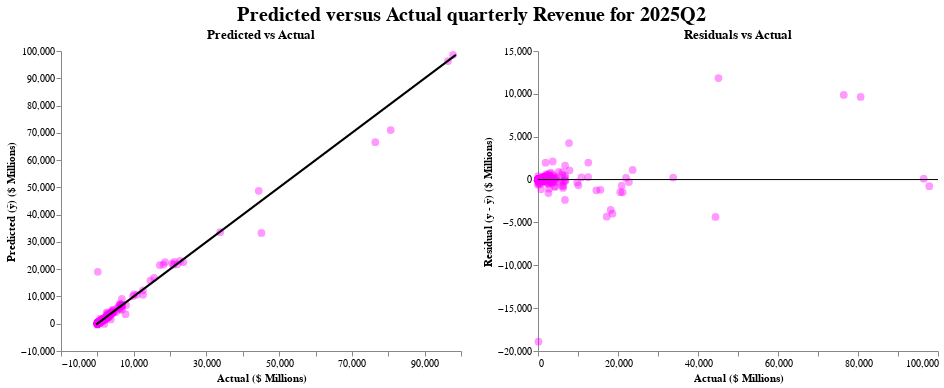

Notebook code for this chart:
### Markdown cell above
alright, this is pretty darn good. Let's plot everything to see what it looks like.

### Code cell
# Data
dfp = pd.DataFrame({
    "actual": np.asarray(y_te_series/1_000_000, dtype=float),
    "pred":   np.asarray(y_pred/1_000_000, dtype=float)
})
dfp["resid"] = dfp["actual"] - dfp["pred"]  # residual = y - ŷ

# R² for annotation
r2 = r2_score(dfp["actual"], dfp["pred"])

# ---------- Residuals vs Actual ----------
res_scatter = alt.Chart(dfp).mark_circle(opacity=0.4,color='Magenta',size=60).encode(
    x=alt.X("actual:Q", title="Actual ($ Millions)", axis=alt.Axis(grid=False)),
    y=alt.Y("resid:Q",  title="Residual (y - ŷ) ($ Millions)", axis=alt.Axis(grid=False))
).properties(width=400, height=300, title="Residuals vs Actual")

zero_line = alt.Chart(pd.DataFrame({"y":[0]})).mark_rule().encode(y="y:Q")

residuals_chart = res_scatter + zero_line

# ---------- Predicted vs Actual with 45° line + R² ----------
xy_min = float(min(dfp["actual"].min(), dfp["pred"].min()))
xy_max = float(max(dfp["actual"].max(), dfp["pred"].max()))
diag_df = pd.DataFrame({"x":[xy_min, xy_max], "y":[xy_min, xy_max]})

scatter_xy = alt.Chart(dfp).mark_circle(opacity=0.4,color='Magenta',size=60).encode(
    x=alt.X("actual:Q", title="Actual ($ Millions)", axis=alt.Axis(grid=False)),
    y=alt.Y("pred:Q",   title="Predicted (ŷ) ($ Millions)", axis=alt.Axis(grid=False))
).properties(width=400, height=300, title="Predicted vs Actual")

diag = alt.Chart(diag_df).mark_line(color='black').encode(x="x:Q", y="y:Q")


pred_vs_actual_chart = scatter_xy + diag 

(pred_vs_actual_chart | residuals_chart).configure_view(stroke=None).properties(title=alt.TitleParams(
    'Predicted versus Actual quarterly Revenue for 2025Q2',
    anchor='middle', fontSize=20, fontWeight='bold'
))

### Figure 1 — Vega-Lite specification as saved in the notebook (floating-point values rounded to 4 significant figures; data arrays with more than 128 entries replaced by an {"elided": "..."} marker saying what was removed)
{"config": {"view": {"continuousWidth": 300, "continuousHeight": 300, "stroke": null}}, "hconcat": [{"layer": [{"data": {"name": "data-866f4d49f9de65aee914faf73ad8e52c"}, "mark": {"type": "circle", "color": "Magenta", "opacity": 0.4, "size": 60}, "encoding": {"x": {"axis": {"grid": false}, "field": "actual", "title": "Actual ($ Millions)", "type": "quantitative"}, "y": {"axis": {"grid": false}, "field": "pred", "title": "Predicted (ŷ) ($ Millions)", "type": "quantitative"}}, "title": "Predicted vs Actual"}, {"data": {"name": "data-474c218e531782aa6f94f67c8dbf6440"}, "mark": {"type": "line", "color": "black"}, "encoding": {"x": {"field": "x", "type": "quantitative"}, "y": {"field": "y", "type": "quantitative"}}}], "height": 300, "width": 400}, {"layer": [{"data": {"name": "data-866f4d49f9de65aee914faf73ad8e52c"}, "mark": {"type": "circle", "color": "Magenta", "opacity": 0.4, "size": 60}, "encoding": {"x": {"axis": {"grid": false}, "field": "actual", "title": "Actual ($ Millions)", "type": "quantitative"}, "y": {"axis": {"grid": false}, "field": "resid", "title": "Residual (y - ŷ) ($ Millions)", "type": "quantitative"}}, "title": "Residuals vs Actual"}, {"data": {"name": "data-a0a55d106695e8d630baff0f16eee66d"}, "mark": {"type": "rule"}, "encoding": {"y": {"field": "y", "type": "quantitative"}}}], "height": 300, "width": 400}], "title": {"text": "Predicted versus Actual quarterly Revenue for 2025Q2", "anchor": "middle", "fontSize": 20, "fontWeight": "bold"}, "$schema": "https://vega.github.io/schema/vega-lite/v5.20.1.json", "datasets": {"data-866f4d49f9de65aee914faf73ad8e52c": {"elided": "344 records"}, "data-474c218e531782aa6f94f67c8dbf6440": [{"x": -341.6, "y": -341.6}, {"x": 98600.0, "y": 98600.0}], "data-a0a55d106695e8d630baff0f16eee66d": [{"y": 0}]}}
